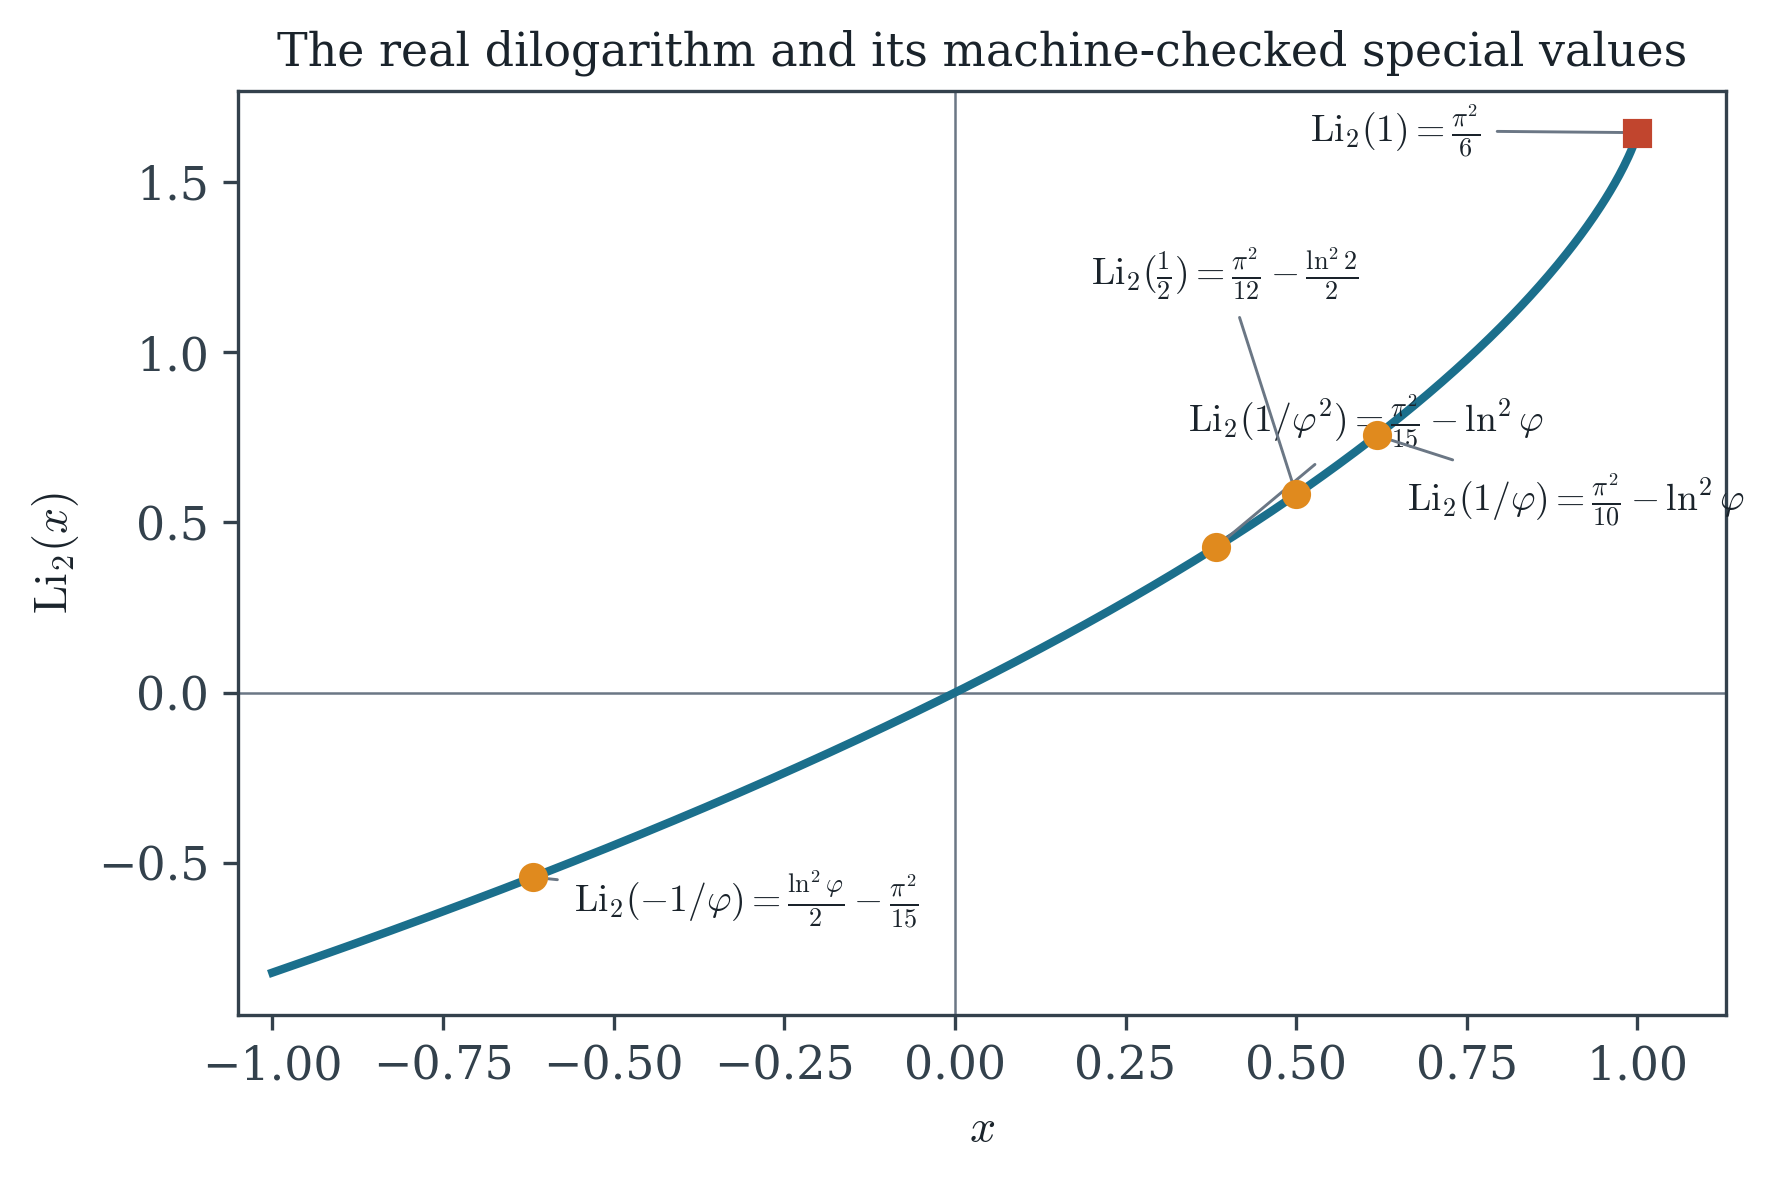

Write Python code to recreate this figure.
"""Weight-2 paper, figure 1: the real dilogarithm with its machine-checked values.

Li2 drawn from the defining series (mpmath polylog); the four special values proven in
Dilog/Basic.lean are ASSERTED against high-precision numerics before drawing:
  Li2(1/2)      = pi^2/12 - log^2(2)/2          (Euler; reflection at the fixed point)
  Li2(1/phi)    = pi^2/10 - log^2(phi)          (Landen; the golden ladder)
  Li2(1/phi^2)  = pi^2/15 - log^2(phi)
  Li2(-1/phi)   = log^2(phi)/2 - pi^2/15
"""
from fig_style import COL, setup, save
import matplotlib.pyplot as plt
import numpy as np
from mpmath import mp, mpf, polylog, log, pi, sqrt

mp.dps = 40
phi = (1 + sqrt(5)) / 2

# --- machine-checked values, asserted against the series ---------------------
special = [
    (float(1 / phi**2), float(pi**2 / 15 - log(phi)**2),
     r"$\mathrm{Li}_2(1/\varphi^2)=\frac{\pi^2}{15}-\ln^2\varphi$"),
    (0.5, float(pi**2 / 12 - log(2)**2 / 2),
     r"$\mathrm{Li}_2(\frac{1}{2})=\frac{\pi^2}{12}-\frac{\ln^2 2}{2}$"),
    (float(1 / phi), float(pi**2 / 10 - log(phi)**2),
     r"$\mathrm{Li}_2(1/\varphi)=\frac{\pi^2}{10}-\ln^2\varphi$"),
    (float(-1 / phi), float(log(phi)**2 / 2 - pi**2 / 15),
     r"$\mathrm{Li}_2(-1/\varphi)=\frac{\ln^2\varphi}{2}-\frac{\pi^2}{15}$"),
]
for x, v, _ in special:
    assert abs(float(polylog(2, mpf(x))) - v) < 1e-12, (x, v)
assert abs(float(polylog(2, mpf(1))) - float(pi**2 / 6)) < 1e-12   # Basel
assert abs(float(polylog(2, mpf(-1))) + float(pi**2 / 12)) < 1e-12  # eta(2)

# --- draw --------------------------------------------------------------------
setup()
fig, ax = plt.subplots(figsize=(6.4, 4.0))
xs = np.linspace(-1, 1, 600)
ys = [float(polylog(2, mpf(float(t)))) for t in xs]
ax.plot(xs, ys, color=COL["pos"], lw=2.0, zorder=3)
ax.axhline(0, color=COL["grey"], lw=0.6)
ax.axvline(0, color=COL["grey"], lw=0.6)

offsets = [(-0.04, 0.34), (-0.30, 0.62), (0.045, -0.22), (0.06, -0.10)]
for (x, v, lab), (dx, dy) in zip(special, offsets):
    ax.plot([x], [v], "o", color=COL["accent"], ms=6, zorder=4)
    ax.annotate(lab, (x, v), xytext=(x + dx, v + dy), fontsize=9,
                arrowprops=dict(arrowstyle="-", color=COL["grey"], lw=0.7))
ax.plot([1], [float(pi**2 / 6)], "s", color=COL["neg"], ms=6, zorder=4)
ax.annotate(r"$\mathrm{Li}_2(1)=\frac{\pi^2}{6}$", (1, float(pi**2 / 6)),
            xytext=(0.52, 1.62), fontsize=9,
            arrowprops=dict(arrowstyle="-", color=COL["grey"], lw=0.7))

ax.set_xlabel(r"$x$")
ax.set_ylabel(r"$\mathrm{Li}_2(x)$")
ax.set_xlim(-1.05, 1.13)
ax.set_title("The real dilogarithm and its machine-checked special values", fontsize=11)
save(fig, "dilog_fig1_golden")
